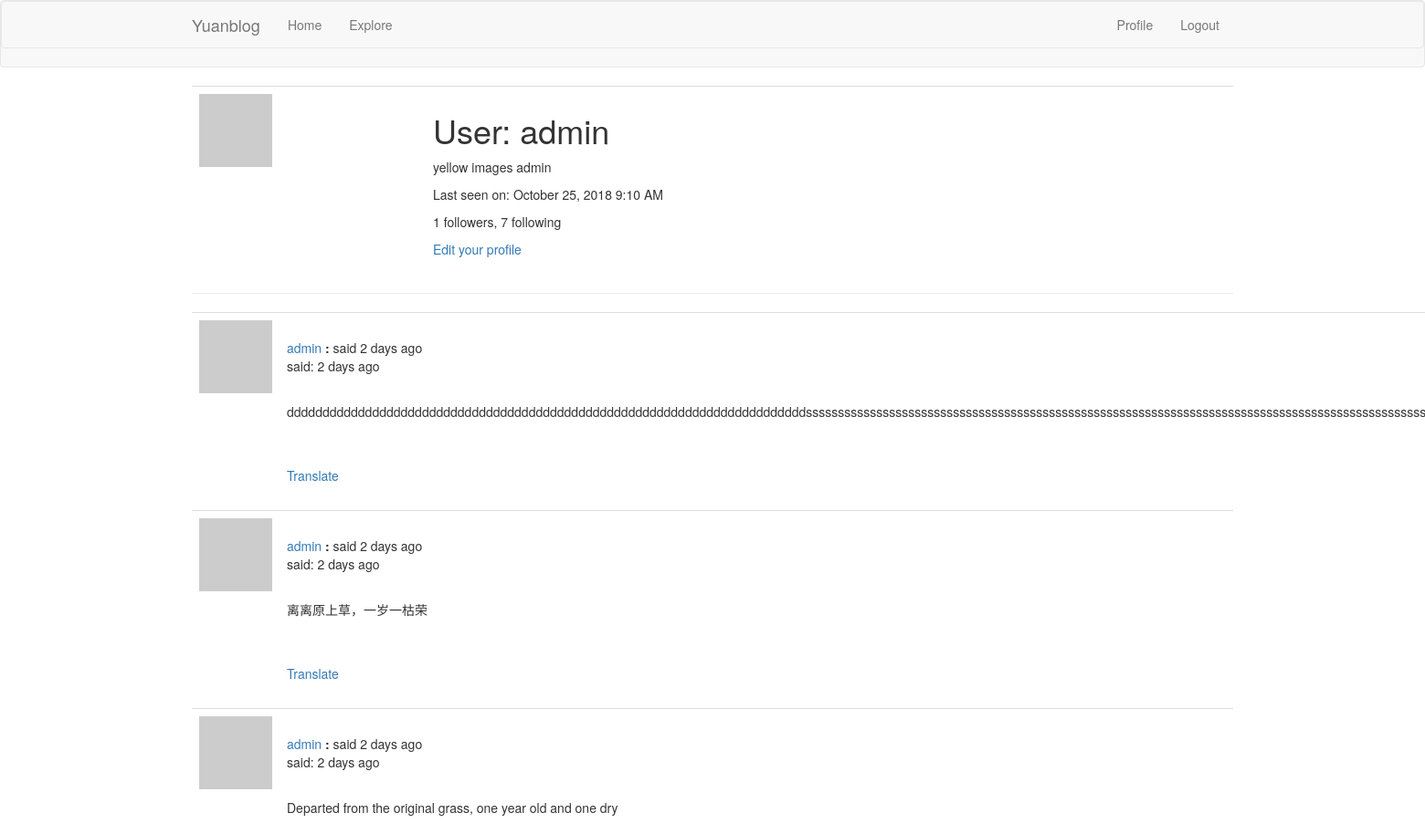
Page /user/admin (signed in, upper part) on the earlier database version.
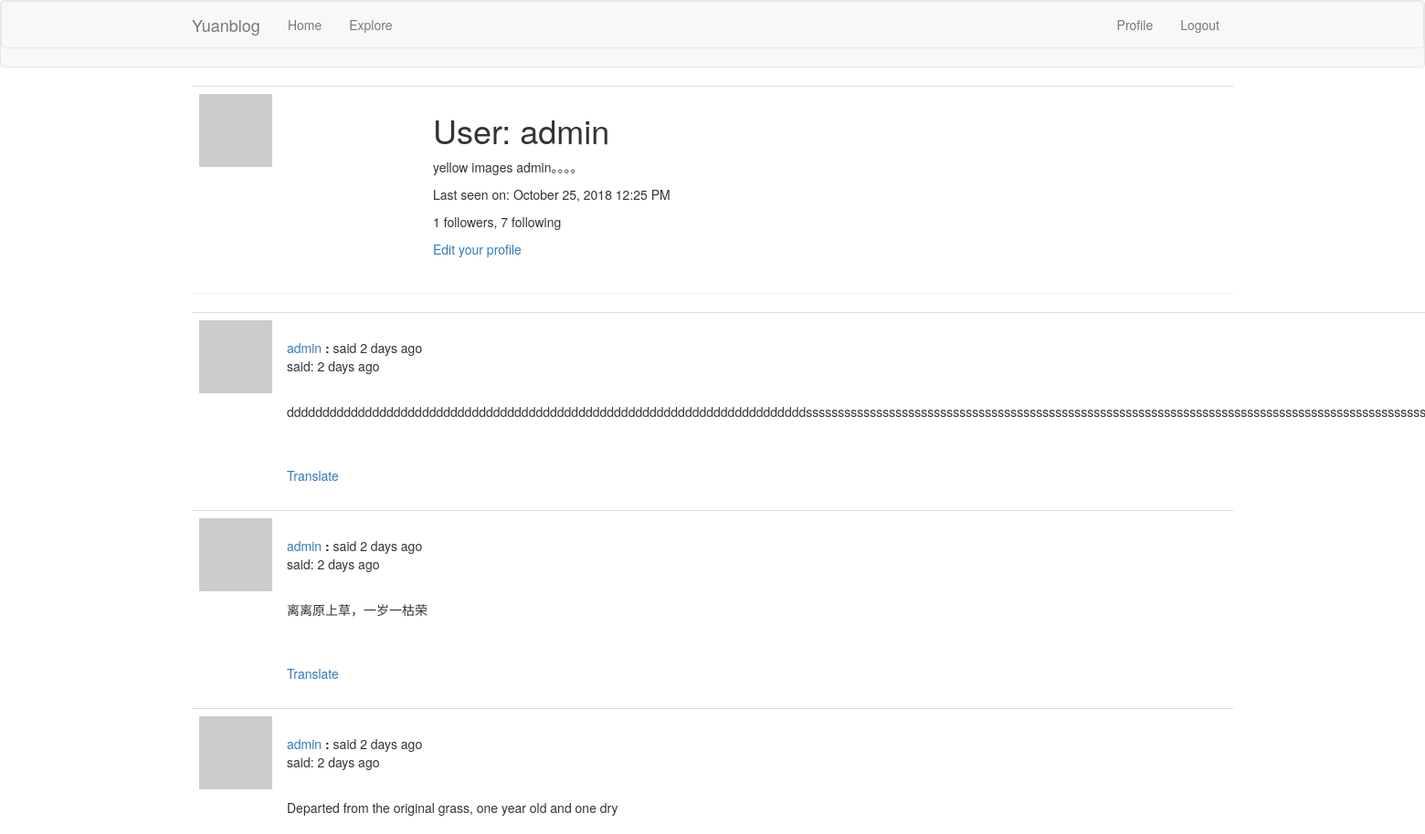
Same page on the later database version.
### app/models.py (models this page shows, shortened)
class User(UserMixin, db.Model):
    id = db.Column(db.Integer, primary_key=True)
    username = db.Column(db.String(64), index=True, unique=True)
    email = db.Column(db.String(128), index=True, unique=True)
    password_hash = db.Column(db.String(128))
    posts = db.relationship('Post', backref='author', lazy='dynamic')
    about_me = db.Column(db.String(140))
    last_date = db.Column(db.DateTime, default=datetime.utcnow)
    followed = db.relationship(
        'User', secondary=followers,
        primaryjoin=(followers.c.follower_id == id),
        secondaryjoin=(followers.c.followed_id == id),
        backref=db.backref('followers', lazy='dynamic'), lazy='dynamic')
    def avatar(self, size):
        digest = hashlib.md5(self.email.lower().encode('utf-8')).hexdigest()
        return 'https://www.gravatar.com/avatar/{}?d=identicon&s={}'.format(digest, size)
    @login.user_loader
    def load_user(id):
        return User.query.get(int(id))

class Post(db.Model):
    id = db.Column(db.Integer, primary_key=True)
    body = db.Column(db.String(140))
    timestamp = db.Column(db.DateTime, index=True, default=datetime.utcnow)
    user_id = db.Column(db.Integer, db.ForeignKey('user.id'))
    language = db.Column(db.String(5))

### app/main/routes.py (the view)
@bp.route('/user/<username>')
@login_required
def user(username):
    user = User.query.filter_by(username=username).first_or_404()
    page = request.args.get('page', 1, type=int)
    posts = user.posts.order_by(Post.timestamp.desc()).paginate(
        page, current_app.config['POSTS_PER_PAGE'], False)
    next_url = url_for('main.user', username=user.username, page=posts.next_num) \
        if posts.has_next else None
    prev_url = url_for('main.user', username=user.username, page=posts.prev_num) \
        if posts.has_prev else None
    return render_template('user.html', user=user, posts=posts.items,
                           next_url=next_url, prev_url=prev_url)

### app/main/routes.py (called while the page is built)
@bp.before_request
def before_request():
    if current_user.is_authenticated:
        current_user.last_date = datetime.utcnow()
        db.session.commit()
    g.locale = str(get_locale())

### app/templates/user.html (shortened to what this page needs)
{% extends "base.html" %}
{% block app_content %}
    <table class="table table-hover">
        <tr>
            <td width="256px"><img src="{{ user.avatar(256) }}"></td>
            <td>
                <h1>{{ _('User:') }} {{ user.username }}</h1>
                {% if user.about_me %}<p>{{ user.about_me }}</p>{% endif %}
                {% if user.last_date %}
                    <p>{{ _('Last seen on:') }} {{ moment(user.last_date).format('LLL') }}</p>
                {% endif %}
                <p>{{ _('%(count)d followers', count=user.followers.count()) }}, {{ _('%(count)d following', count=user.followed.count()) }}</p>
                {% if user == current_user %}
                <p><a href="{{ url_for('main.edit_profile') }}">{{ _('Edit your profile') }}</a></p>
                {% elif not current_user.is_following(user) %}
                <p><a href="{{ url_for('main.follow', username=user.username) }}">{{ _('Follow') }}</a></p>
                {% else %}
                <p><a href="{{ url_for('main.un_follow', username=user.username) }}">{{ _('UnFollow') }}</a></p>
                {% endif %}
            </td>
        </tr>
    </table>
<hr>
{% for post in posts %}
    {% include '_post.html' %}
{% endfor %}
{% endblock %}

### app/templates/base.html (shortened to what this page needs)
{% extends 'bootstrap/base.html' %}
{% block navbar %}
<nav class="navbar navbar-default">
 <nav class="navbar navbar-default">
        <div class="container">
            <div class="navbar-header">
                <a class="navbar-brand" href="{{ url_for('main.index') }}">Yuanblog</a>
            </div>
            <div class="collapse navbar-collapse" id="bs-example-navbar-collapse-1">
                <ul class="nav navbar-nav">
                    <li><a href="{{ url_for('main.index') }}">{{ _('Home') }}</a></li>
                    <li><a href="{{ url_for('main.explore') }}">{{ _('Explore') }}</a></li>
                </ul>
                <ul class="nav navbar-nav navbar-right">
                    {% if current_user.is_anonymous %}
                        <li><a href="{{ url_for('auth.login') }}">{{ _('Login') }}</a></li>
                    {% else %}
                        <li><a href="{{ url_for('main.user', username=current_user.username) }}">{{ _('Profile') }}</a></li>
                        <li><a href="{{ url_for('auth.logout') }}">{{ _('Logout') }}</a></li>
                    {% endif %}
                </ul>
            </div>
        </div>
    </nav>
</nav>
{% endblock %}
{%  block content %}
    <div class="container">
    {% block app_content %}
    {% endblock %}
    </div>
{% endblock %}

### app/templates/_post.html (shortened to what this page needs)
<table class="table table-hover">
    <tr>
        <td width="70px">
            <a href="{{ url_for('main.user', username=post.author.username) }}">
                <img src="{{ post.author.avatar(70) }}">
            </a>
        </td>
        <td>
            <br>
            {{ _('%(username)s said %(when)s', username=user_link, when=moment(post.timestamp).fromNow()) }}
            <p>{{ _('said:') }} {{ moment(post.timestamp).fromNow() }}</p>
            <br>
            <p>{{ post.body }}</p>
            {% if post.language and post.language !=g.locale %}
            <br><br>
                <span id="translation{{ post.id }}">
                    <a href="javascript:translate('#post{{ post.id }}', '#translation{{ post.id }}', '{{ post.language }}', '{{ g.locale }}');">{{ _('Translate') }}</a>
                </span>
            {% endif %}
        </td>
    </tr>
</table>

Differences in the rows shown:
changed User "admin": about_me "yellow images admin" → "yellow images admin。。。。"; last_date "October 25, 2018 9:10 AM" → "October 25, 2018 12:25 PM"
